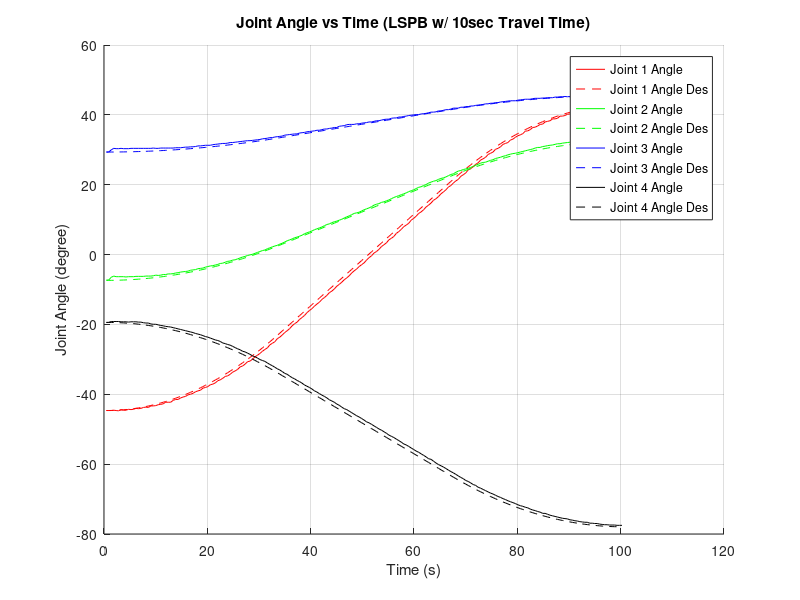
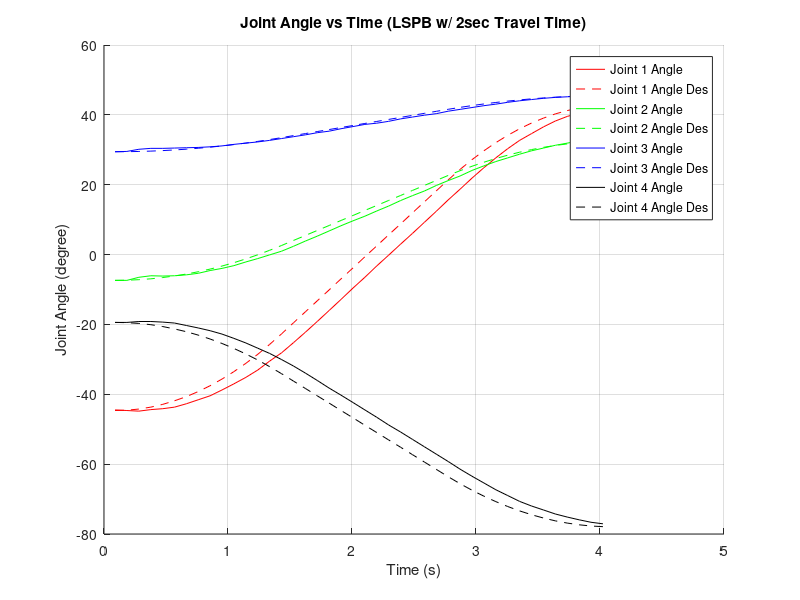

The MATLAB script that drew these images, in order:
clc;
clear;
close all;

load Task2Data10sec.mat
j_10_q = j_angles;
j_10_t = t_values;
j_10_i = iter;
j_10_q_des = j_angles_des;

load Task2Data2sec.mat
j_2_q = j_angles;
j_2_t = t_values;
j_2_i = iter;
j_2_q_des = j_angles_des;

figure;
hold on;
grid on;
plot(j_10_t(1:(j_10_i-1)),j_10_q(1,1:(j_10_i-1)),     'DisplayName', 'Joint 1 Angle',     "Color", "red")
plot(j_10_t(1:(j_10_i-1)),j_10_q_des(1,1:(j_10_i-1)), 'DisplayName', 'Joint 1 Angle Des', "Color", "red",   'LineStyle','--')
plot(j_10_t(1:(j_10_i-1)),j_10_q(2,1:(j_10_i-1)),     'DisplayName', 'Joint 2 Angle',     "Color", "green")
plot(j_10_t(1:(j_10_i-1)),j_10_q_des(2,1:(j_10_i-1)), 'DisplayName', 'Joint 2 Angle Des', "Color", "green", 'LineStyle','--')
plot(j_10_t(1:(j_10_i-1)),j_10_q(3,1:(j_10_i-1)),     'DisplayName', 'Joint 3 Angle',     "Color", "blue")
plot(j_10_t(1:(j_10_i-1)),j_10_q_des(3,1:(j_10_i-1)), 'DisplayName', 'Joint 3 Angle Des', "Color", "blue",  'LineStyle','--')
plot(j_10_t(1:(j_10_i-1)),j_10_q(4,1:(j_10_i-1)),     'DisplayName', 'Joint 4 Angle',     "Color", "black")
plot(j_10_t(1:(j_10_i-1)),j_10_q_des(4,1:(j_10_i-1)), 'DisplayName', 'Joint 4 Angle Des', "Color", "black", 'LineStyle','--')
title("Joint Angle vs Time (LSPB w/ 10sec Travel Time)")
xlabel("Time (s)")
ylabel("Joint Angle (degree)")
legend
hold off;

figure;
hold on;
grid on;
plot(j_2_t(1:(j_2_i-1)),j_2_q(1,1:(j_2_i-1)),     'DisplayName', 'Joint 1 Angle', "Color", "red")
plot(j_2_t(1:(j_2_i-1)),j_2_q_des(1,1:(j_2_i-1)), 'DisplayName', 'Joint 1 Angle Des', "Color", "red", 'LineStyle','--')
plot(j_2_t(1:(j_2_i-1)),j_2_q(2,1:(j_2_i-1)),     'DisplayName', 'Joint 2 Angle', "Color", "green")
plot(j_2_t(1:(j_2_i-1)),j_2_q_des(2,1:(j_2_i-1)), 'DisplayName', 'Joint 2 Angle Des', "Color", "green", 'LineStyle','--')
plot(j_2_t(1:(j_2_i-1)),j_2_q(3,1:(j_2_i-1)),     'DisplayName', 'Joint 3 Angle', "Color", "blue")
plot(j_2_t(1:(j_2_i-1)),j_2_q_des(3,1:(j_2_i-1)), 'DisplayName', 'Joint 3 Angle Des', "Color", "blue", 'LineStyle','--')
plot(j_2_t(1:(j_2_i-1)),j_2_q(4,1:(j_2_i-1)),     'DisplayName', 'Joint 4 Angle', "Color", "black")
plot(j_2_t(1:(j_2_i-1)),j_2_q_des(4,1:(j_2_i-1)), 'DisplayName', 'Joint 4 Angle Des', "Color", "black", 'LineStyle','--')
title("Joint Angle vs Time (LSPB w/ 2sec Travel Time)")
xlabel("Time (s)")
ylabel("Joint Angle (degree)")
legend